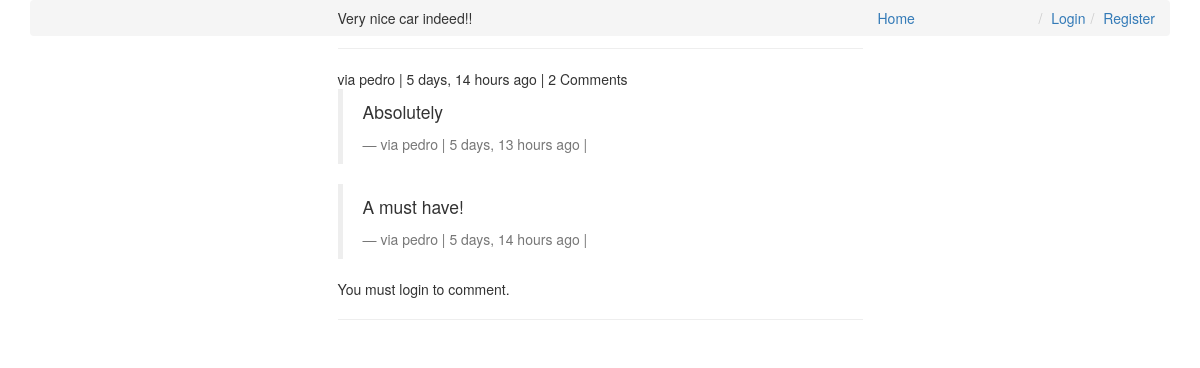
The app's page /comments/12/ with its own data.
### comments/models.py (models this page shows, shortened)
class Comment(models.Model):
    user = models.ForeignKey(settings.AUTH_USER_MODEL, default=1)
    content_type = models.ForeignKey(ContentType, on_delete=models.CASCADE)
    object_id = models.PositiveIntegerField()
    content_object = GenericForeignKey('content_type', 'object_id')
    parent = models.ForeignKey('self', null=True, blank=True)
    content = models.TextField()
    timestamp = models.DateTimeField(auto_now_add=True)
    objects = CommentManager()
    class Meta:
        ordering = ['-timestamp']
    def children(self):
        return Comment.objects.filter(parent=self)
    @property
    def is_parent(self):
        if self.parent is not None:
            return False
        return True

### comments/views.py (the view, shortened to what this page needs)
# urls.py: url(r'^(?P<id>\d+)/$', comment_thread, name='thread'),
def comment_thread(request, id):
    try:
        comment = Comment.objects.get(id=id)
    except:
        raise Http404
    if not comment.is_parent:
        comment = comment.parent
    content_object = comment.content_object  # Post that the comment is on
    content_id = comment.content_object.id
    initial_data = {
        'content_type': comment.content_type,
        'object_id': comment.object_id
    }
    comment_form = CommentForm(request.POST or None, initial=initial_data)
    context = {
        'comment': comment,
        'comment_form': comment_form,
    }
    return render(request, 'comment_thread.html', context)

### templates/comment_thread.html (shortened to what this page needs)
{% extends "base.html" %}
{% load urlify %}
{% block content %}
    <div class='col-sm-6 col-sm-offset-3'>
        <p>{{ comment.content }}</p>
        <hr>
        <footer>via {{ comment.user }} | {{ comment.timestamp|timesince }} ago | {% if comment.children.count > 0 %} {{ comment.children.count }} Comment{% if comment.children.count > 1 %}s {% endif %}{% endif %} </footer>
        <div>
            {% for child_comment in comment.children %}
                <blockquote>
                    <p>{{ child_comment.content }}</p>
                    <footer>via {{ child_comment.user }} | {{ child_comment.timestamp|timesince }} ago | {% if request.user == child_comment.user %}<a href="{{ child_comment.get_delete_url }}">Delete</a> {% endif %}</footer>
                </blockquote>
            {% endfor %}
            {% if request.user.is_authenticated %}
                <form method="POST" action=".">
                    {% csrf_token %}
                    <div class="form-group">
                        {{ comment_form }}
                    </div>
                    <input type="hidden" name="parent_id" value="{{ comment.id }}">
                    <input type="submit" class="btn btn-default" value="Reply">
                </form>
            {% else %}
                <p>You must login to comment.</p>
            {% endif %}
        </div>
        <hr>
    </div>
{% endblock content %}

### records on screen
Comment: content "Very nice car indeed!!", user "pedro", timestamp "5 days, 14 hours", children.count "2"
Comment: content "Absolutely", user "pedro", timestamp "5 days, 13 hours"
Comment: content "A must have!", user "pedro", timestamp "5 days, 14 hours"
